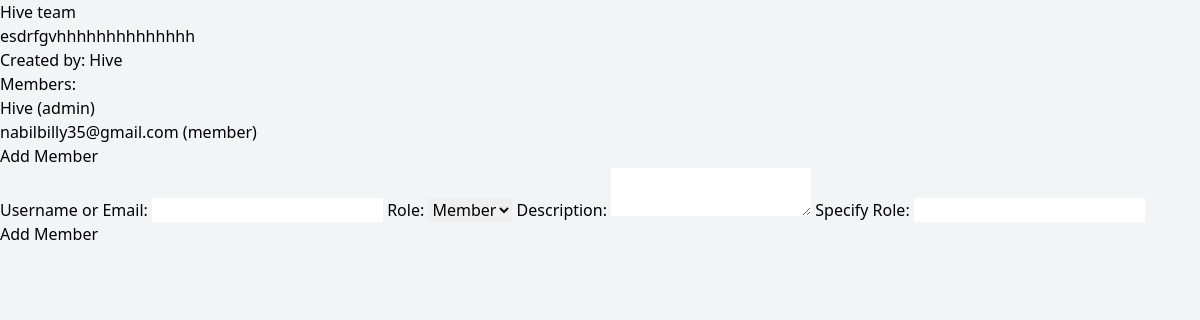
Before: /Teamworkspace/view_team/hive-team/ (signed in) with the older database file.
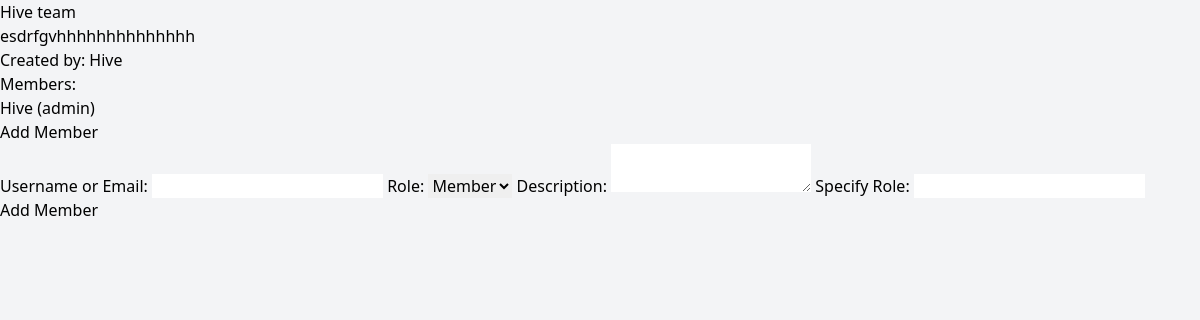
After: the same page with the newer database file.
### Teamworkspace/models.py (models this page shows, shortened)
class Team(models.Model):
    name = models.CharField(max_length=100, unique=True)
    description = models.TextField(blank=True)
    slug = models.SlugField(max_length=100, unique=True, editable=False)
    created_by = models.ForeignKey(User, on_delete=models.CASCADE, related_name="teams_created")
    unique_id = models.UUIDField(default=uuid.uuid4, editable=False, unique=True)
    created_at = models.DateTimeField(auto_now_add=True)

class TeamMembership(models.Model):
    team = models.ForeignKey(Team, on_delete=models.CASCADE, related_name="members")
    user = models.ForeignKey(User, on_delete=models.CASCADE, related_name="team_memberships")
    description = models.TextField(blank=True)
    SpecifyRole = models.CharField(max_length=100, blank=True)
    joined_at = models.DateTimeField(auto_now_add=True)
    role = models.CharField(max_length=20, choices=[('admin', 'Admin'), ('member', 'Member')])
    class Meta:
        unique_together = ('team', 'user')  # Prevent a user from joining the same team multiple times

### Teamworkspace/views.py (the view)
# urls.py: path('view_team/<slug:slug>/', views.view_team, name='view_team'),
@login_required
def view_team(request, slug):
    team = get_object_or_404(Team, slug=slug)
    members = team.members.all()
    context = {"team": team, "members": members}
    return render(request, "Teamworkspace/view_team.html", context)

### template/Teamworkspace/view_team.html (shortened to what this page needs)
<!DOCTYPE html>
<html lang="en">
<head>
    <link href="https://cdn.jsdelivr.net/npm/tailwindcss@2.2.19/dist/tailwind.min.css" rel="stylesheet">
</head>
<body class="bg-gray-100">
    <h2>{{ team.name }}</h2>
    <p>{{ team.description }}</p>
    <p>Created by: {{ team.created_by.username }}</p>
    <h3>Members:</h3>
    <ul>
        {% for member in members %}
            <li>{{ member.user.username }} ({{ member.role }})</li>
        {% endfor %}
    </ul>
    {% if request.user == team.created_by %}
    <h3>Add Member</h3>
    <form method="POST" action="{% url 'add_members' team.slug %}">
        <label for="user_identifier">Username or Email:</label>
        <input type="text" id="user_identifier" name="user_identifier" required>
        <label for="member-role">Role:</label>
        <select id="member-role" name="role" required>
            <option value="member">Member</option>
        </select>
        <label for="member-description">Description:</label> <textarea id="member-description" name="description"></textarea> <label for="specify-role">Specify Role:</label>
        <input type="text" id="specify-role" name="SpecifyRole">
        <button type="submit">Add Member</button>
    </form>
    {% endif %}
</body>
</html>

Changed rows visible on the page:
removed TeamMembership: user.username "nabilbilly35@gmail.com", role "member"
